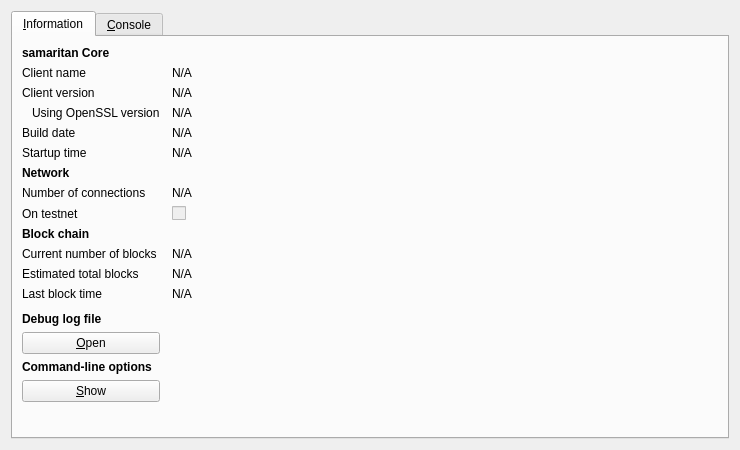
<?xml version="1.0" encoding="UTF-8"?>
<ui version="4.0">
 <class>RPCConsole</class>
 <widget class="QDialog" name="RPCConsole">
  <property name="geometry">
   <rect>
    <x>0</x>
    <y>0</y>
    <width>740</width>
    <height>450</height>
   </rect>
  </property>
  <property name="windowTitle">
   <string>samaritan - Debug window</string>
  </property>
  <property name="styleSheet">
   <string notr="true">background-image: url(:/images/gr);</string>
  </property>
  <layout class="QVBoxLayout" name="verticalLayout_2">
   <item>
    <widget class="QTabWidget" name="tabWidget">
     <property name="currentIndex">
      <number>0</number>
     </property>
     <widget class="QWidget" name="tab_info">
      <attribute name="title">
       <string>&amp;Information</string>
      </attribute>
      <layout class="QGridLayout" name="gridLayout" columnstretch="0,1">
       <property name="horizontalSpacing">
        <number>12</number>
       </property>
       <item row="0" column="0">
        <widget class="QLabel" name="label_9">
         <property name="font">
          <font>
           <weight>75</weight>
           <bold>true</bold>
          </font>
         </property>
         <property name="text">
          <string>samaritan Core</string>
         </property>
        </widget>
       </item>
       <item row="1" column="0">
        <widget class="QLabel" name="label_5">
         <property name="text">
          <string>Client name</string>
         </property>
        </widget>
       </item>
       <item row="1" column="1">
        <widget class="QLabel" name="clientName">
         <property name="cursor">
          <cursorShape>IBeamCursor</cursorShape>
         </property>
         <property name="text">
          <string>N/A</string>
         </property>
         <property name="textFormat">
          <enum>Qt::PlainText</enum>
         </property>
         <property name="textInteractionFlags">
          <set>Qt::LinksAccessibleByMouse|Qt::TextSelectableByKeyboard|Qt::TextSelectableByMouse</set>
         </property>
        </widget>
       </item>
       <item row="2" column="0">
        <widget class="QLabel" name="label_6">
         <property name="text">
          <string>Client version</string>
         </property>
        </widget>
       </item>
       <item row="2" column="1">
        <widget class="QLabel" name="clientVersion">
         <property name="cursor">
          <cursorShape>IBeamCursor</cursorShape>
         </property>
         <property name="text">
          <string>N/A</string>
         </property>
         <property name="textFormat">
          <enum>Qt::PlainText</enum>
         </property>
         <property name="textInteractionFlags">
          <set>Qt::LinksAccessibleByMouse|Qt::TextSelectableByKeyboard|Qt::TextSelectableByMouse</set>
         </property>
        </widget>
       </item>
       <item row="3" column="0">
        <widget class="QLabel" name="label_14">
         <property name="text">
          <string>Using OpenSSL version</string>
         </property>
         <property name="indent">
          <number>10</number>
         </property>
        </widget>
       </item>
       <item row="3" column="1">
        <widget class="QLabel" name="openSSLVersion">
         <property name="cursor">
          <cursorShape>IBeamCursor</cursorShape>
         </property>
         <property name="text">
          <string>N/A</string>
         </property>
         <property name="textFormat">
          <enum>Qt::PlainText</enum>
         </property>
         <property name="textInteractionFlags">
          <set>Qt::LinksAccessibleByMouse|Qt::TextSelectableByKeyboard|Qt::TextSelectableByMouse</set>
         </property>
        </widget>
       </item>
       <item row="4" column="0">
        <widget class="QLabel" name="label_12">
         <property name="text">
          <string>Build date</string>
         </property>
        </widget>
       </item>
       <item row="4" column="1">
        <widget class="QLabel" name="buildDate">
         <property name="cursor">
          <cursorShape>IBeamCursor</cursorShape>
         </property>
         <property name="text">
          <string>N/A</string>
         </property>
         <property name="textFormat">
          <enum>Qt::PlainText</enum>
         </property>
         <property name="textInteractionFlags">
          <set>Qt::LinksAccessibleByMouse|Qt::TextSelectableByKeyboard|Qt::TextSelectableByMouse</set>
         </property>
        </widget>
       </item>
       <item row="5" column="0">
        <widget class="QLabel" name="label_13">
         <property name="text">
          <string>Startup time</string>
         </property>
        </widget>
       </item>
       <item row="5" column="1">
        <widget class="QLabel" name="startupTime">
         <property name="cursor">
          <cursorShape>IBeamCursor</cursorShape>
         </property>
         <property name="text">
          <string>N/A</string>
         </property>
         <property name="textFormat">
          <enum>Qt::PlainText</enum>
         </property>
         <property name="textInteractionFlags">
          <set>Qt::LinksAccessibleByMouse|Qt::TextSelectableByKeyboard|Qt::TextSelectableByMouse</set>
         </property>
        </widget>
       </item>
       <item row="6" column="0">
        <widget class="QLabel" name="label_11">
         <property name="font">
          <font>
           <weight>75</weight>
           <bold>true</bold>
          </font>
         </property>
         <property name="text">
          <string>Network</string>
         </property>
        </widget>
       </item>
       <item row="7" column="0">
        <widget class="QLabel" name="label_7">
         <property name="text">
          <string>Number of connections</string>
         </property>
        </widget>
       </item>
       <item row="7" column="1">
        <widget class="QLabel" name="numberOfConnections">
         <property name="cursor">
          <cursorShape>IBeamCursor</cursorShape>
         </property>
         <property name="text">
          <string>N/A</string>
         </property>
         <property name="textFormat">
          <enum>Qt::PlainText</enum>
         </property>
         <property name="textInteractionFlags">
          <set>Qt::LinksAccessibleByMouse|Qt::TextSelectableByKeyboard|Qt::TextSelectableByMouse</set>
         </property>
        </widget>
       </item>
       <item row="8" column="0">
        <widget class="QLabel" name="label_8">
         <property name="text">
          <string>On testnet</string>
         </property>
        </widget>
       </item>
       <item row="8" column="1">
        <widget class="QCheckBox" name="isTestNet">
         <property name="enabled">
          <bool>false</bool>
         </property>
         <property name="text">
          <string/>
         </property>
        </widget>
       </item>
       <item row="9" column="0">
        <widget class="QLabel" name="label_10">
         <property name="font">
          <font>
           <weight>75</weight>
           <bold>true</bold>
          </font>
         </property>
         <property name="text">
          <string>Block chain</string>
         </property>
        </widget>
       </item>
       <item row="10" column="0">
        <widget class="QLabel" name="label_3">
         <property name="text">
          <string>Current number of blocks</string>
         </property>
        </widget>
       </item>
       <item row="10" column="1">
        <widget class="QLabel" name="numberOfBlocks">
         <property name="cursor">
          <cursorShape>IBeamCursor</cursorShape>
         </property>
         <property name="text">
          <string>N/A</string>
         </property>
         <property name="textFormat">
          <enum>Qt::PlainText</enum>
         </property>
         <property name="textInteractionFlags">
          <set>Qt::LinksAccessibleByMouse|Qt::TextSelectableByKeyboard|Qt::TextSelectableByMouse</set>
         </property>
        </widget>
       </item>
       <item row="11" column="0">
        <widget class="QLabel" name="label_4">
         <property name="text">
          <string>Estimated total blocks</string>
         </property>
        </widget>
       </item>
       <item row="11" column="1">
        <widget class="QLabel" name="totalBlocks">
         <property name="cursor">
          <cursorShape>IBeamCursor</cursorShape>
         </property>
         <property name="text">
          <string>N/A</string>
         </property>
         <property name="textFormat">
          <enum>Qt::PlainText</enum>
         </property>
         <property name="textInteractionFlags">
          <set>Qt::LinksAccessibleByMouse|Qt::TextSelectableByKeyboard|Qt::TextSelectableByMouse</set>
         </property>
        </widget>
       </item>
       <item row="12" column="0">
        <widget class="QLabel" name="label_2">
         <property name="text">
          <string>Last block time</string>
         </property>
        </widget>
       </item>
       <item row="12" column="1">
        <widget class="QLabel" name="lastBlockTime">
         <property name="cursor">
          <cursorShape>IBeamCursor</cursorShape>
         </property>
         <property name="text">
          <string>N/A</string>
         </property>
         <property name="textFormat">
          <enum>Qt::PlainText</enum>
         </property>
         <property name="textInteractionFlags">
          <set>Qt::LinksAccessibleByMouse|Qt::TextSelectableByKeyboard|Qt::TextSelectableByMouse</set>
         </property>
        </widget>
       </item>
       <item row="13" column="0">
        <spacer name="verticalSpacer_2">
         <property name="orientation">
          <enum>Qt::Vertical</enum>
         </property>
         <property name="sizeHint" stdset="0">
          <size>
           <width>20</width>
           <height>20</height>
          </size>
         </property>
        </spacer>
       </item>
       <item row="14" column="0">
        <widget class="QLabel" name="labelDebugLogfile">
         <property name="font">
          <font>
           <weight>75</weight>
           <bold>true</bold>
          </font>
         </property>
         <property name="text">
          <string>Debug log file</string>
         </property>
        </widget>
       </item>
       <item row="15" column="0">
        <widget class="QPushButton" name="openDebugLogfileButton">
         <property name="toolTip">
          <string>Open the samaritan debug log file from the current data directory. This can take a few seconds for large log files.</string>
         </property>
         <property name="text">
          <string>&amp;Open</string>
         </property>
         <property name="autoDefault">
          <bool>false</bool>
         </property>
        </widget>
       </item>
       <item row="16" column="0">
        <widget class="QLabel" name="labelCLOptions">
         <property name="font">
          <font>
           <weight>75</weight>
           <bold>true</bold>
          </font>
         </property>
         <property name="text">
          <string>Command-line options</string>
         </property>
        </widget>
       </item>
       <item row="17" column="0">
        <widget class="QPushButton" name="showCLOptionsButton">
         <property name="toolTip">
          <string>Show the samaritan-Qt help message to get a list with possible demeter command-line options.</string>
         </property>
         <property name="text">
          <string>&amp;Show</string>
         </property>
         <property name="autoDefault">
          <bool>false</bool>
         </property>
        </widget>
       </item>
       <item row="18" column="0">
        <spacer name="verticalSpacer">
         <property name="orientation">
          <enum>Qt::Vertical</enum>
         </property>
         <property name="sizeHint" stdset="0">
          <size>
           <width>20</width>
           <height>40</height>
          </size>
         </property>
        </spacer>
       </item>
      </layout>
     </widget>
     <widget class="QWidget" name="tab_console">
      <attribute name="title">
       <string>&amp;Console</string>
      </attribute>
      <layout class="QVBoxLayout" name="verticalLayout_3">
       <property name="spacing">
        <number>3</number>
       </property>
       <item>
        <widget class="QTextEdit" name="messagesWidget">
         <property name="minimumSize">
          <size>
           <width>0</width>
           <height>100</height>
          </size>
         </property>
         <property name="readOnly">
          <bool>true</bool>
         </property>
         <property name="tabKeyNavigation" stdset="0">
          <bool>false</bool>
         </property>
         <property name="columnCount" stdset="0">
          <number>2</number>
         </property>
        </widget>
       </item>
       <item>
        <layout class="QHBoxLayout" name="horizontalLayout">
         <property name="spacing">
          <number>3</number>
         </property>
         <item>
          <widget class="QLabel" name="label">
           <property name="text">
            <string notr="true">&gt;</string>
           </property>
          </widget>
         </item>
         <item>
          <widget class="QLineEdit" name="lineEdit"/>
         </item>
         <item>
          <widget class="QPushButton" name="clearButton">
           <property name="maximumSize">
            <size>
             <width>24</width>
             <height>24</height>
            </size>
           </property>
           <property name="toolTip">
            <string>Clear console</string>
           </property>
           <property name="text">
            <string/>
           </property>
           <property name="icon">
            <iconset resource="../bitcoin.qrc">
             <normaloff>:/icons/remove</normaloff>:/icons/remove</iconset>
           </property>
           <property name="shortcut">
            <string notr="true">Ctrl+L</string>
           </property>
           <property name="autoDefault">
            <bool>false</bool>
           </property>
          </widget>
         </item>
        </layout>
       </item>
      </layout>
     </widget>
    </widget>
   </item>
  </layout>
 </widget>
 <resources>
  <include location="../bitcoin.qrc"/>
 </resources>
 <connections/>
</ui>
